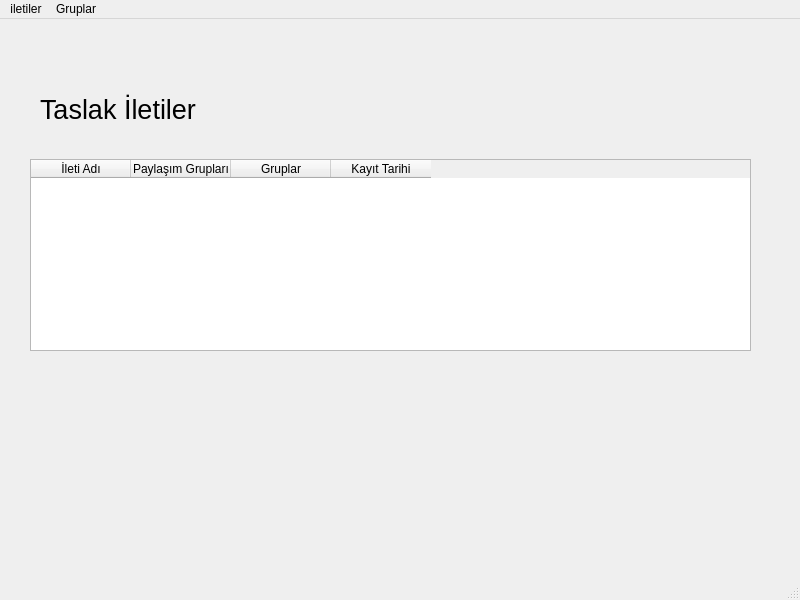
<?xml version="1.0" encoding="UTF-8"?>
<ui version="4.0">
 <class>taslakiletiler</class>
 <widget class="QMainWindow" name="taslakiletiler">
  <property name="geometry">
   <rect>
    <x>0</x>
    <y>0</y>
    <width>800</width>
    <height>600</height>
   </rect>
  </property>
  <property name="windowTitle">
   <string>Taslak İleti Ekranı</string>
  </property>
  <widget class="QWidget" name="centralwidget">
   <widget class="QTableWidget" name="tableWidget">
    <property name="geometry">
     <rect>
      <x>30</x>
      <y>140</y>
      <width>721</width>
      <height>192</height>
     </rect>
    </property>
    <column>
     <property name="text">
      <string>İleti Adı</string>
     </property>
    </column>
    <column>
     <property name="text">
      <string>Paylaşım Grupları</string>
     </property>
    </column>
    <column>
     <property name="text">
      <string>Gruplar</string>
     </property>
    </column>
    <column>
     <property name="text">
      <string>Kayıt Tarihi</string>
     </property>
    </column>
   </widget>
   <widget class="QLabel" name="label">
    <property name="geometry">
     <rect>
      <x>40</x>
      <y>65</y>
      <width>371</width>
      <height>51</height>
     </rect>
    </property>
    <property name="font">
     <font>
      <pointsize>20</pointsize>
     </font>
    </property>
    <property name="text">
     <string>Taslak İletiler</string>
    </property>
   </widget>
  </widget>
  <widget class="QMenuBar" name="menubar">
   <property name="geometry">
    <rect>
     <x>0</x>
     <y>0</y>
     <width>800</width>
     <height>21</height>
    </rect>
   </property>
   <widget class="QMenu" name="menuiletiler">
    <property name="title">
     <string>iletiler</string>
    </property>
    <addaction name="actionYeni_iletiler"/>
    <addaction name="actionTaslak_iletiler"/>
    <addaction name="actionPayla_lan_iletiler"/>
   </widget>
   <widget class="QMenu" name="menuGruplar">
    <property name="title">
     <string>Gruplar</string>
    </property>
    <addaction name="actionPayla_m_Gruplar"/>
   </widget>
   <addaction name="menuiletiler"/>
   <addaction name="menuGruplar"/>
  </widget>
  <widget class="QStatusBar" name="statusbar"/>
  <action name="actionYeni_iletiler">
   <property name="text">
    <string>Yeni iletiler</string>
   </property>
  </action>
  <action name="actionTaslak_iletiler">
   <property name="text">
    <string>Taslak iletiler</string>
   </property>
  </action>
  <action name="actionPayla_lan_iletiler">
   <property name="text">
    <string>Paylaşılan iletiler</string>
   </property>
  </action>
  <action name="actionPayla_m_Gruplar">
   <property name="text">
    <string>Paylaşım Grupları</string>
   </property>
  </action>
 </widget>
 <resources/>
 <connections/>
</ui>
